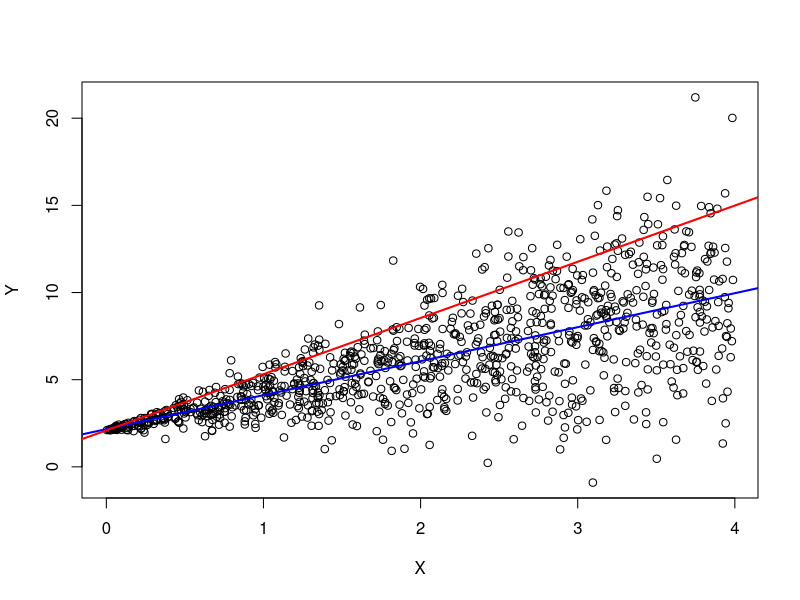
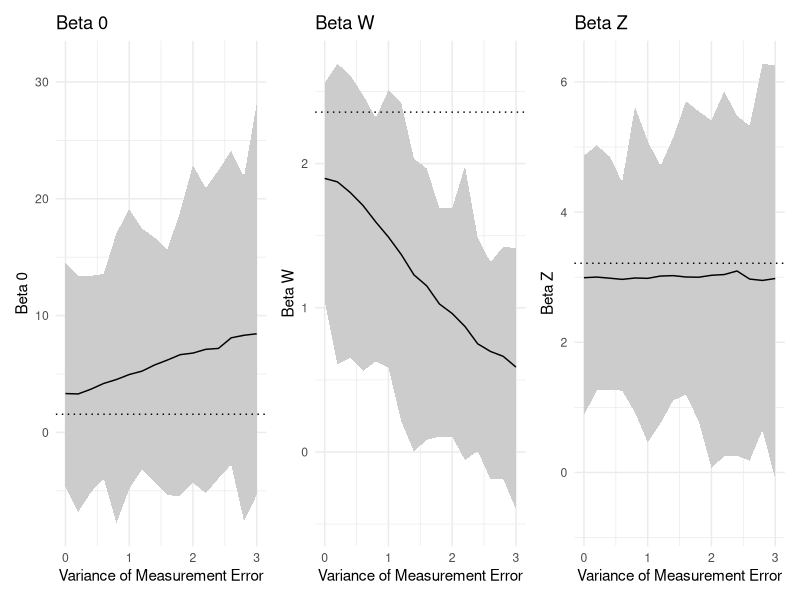
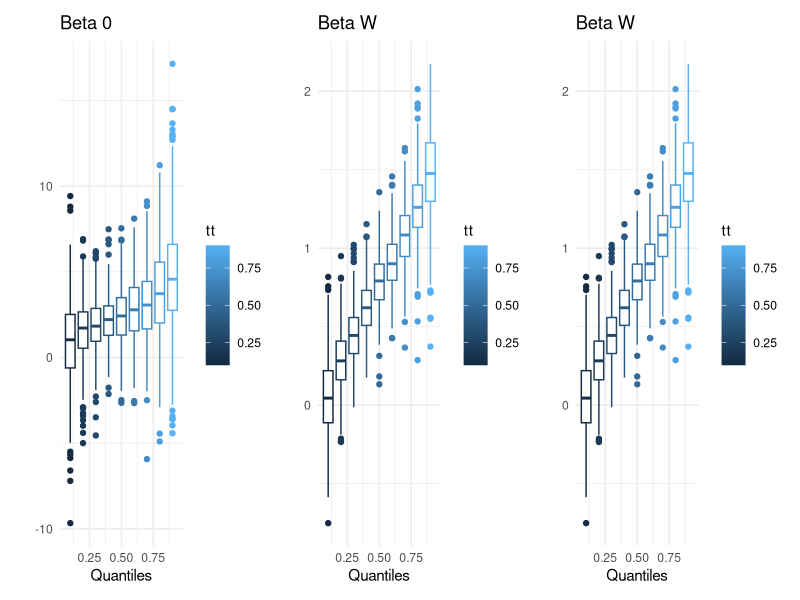

Here is the R script that generated these plots, in order:
library(ggplot2)
library(dplyr)
library(patchwork)
library(quantreg)


# primo esempio (solo per chiarire) -----------------------------------------------------------
n = 1000
sig=1
beta0 = 2.1
beta1 = 2
set.seed(12345)
X = runif(n, 0, 4)

#heteroskedastic error
eps <- X*rnorm(n,sd=sig) 
Y = beta0 + beta1*X + eps

beta0.90=beta0
# True slope of the .90 quantile function
beta1.90 = beta1 + qnorm(.90,sd=sig) 
beta1.90
library(quantreg)  
fit.90 = rq(Y ~ X, tau = .90)
summary(fit.90)

plot(X,Y)
abline(lm(Y~X), lwd=2, col="blue")
abline(rq(Y~X,tau=.9), lwd=2, col="red")

#lapply(seq(0.1, 0.9, by=0.1), function(tt) abline(rq(Y~X, tau=tt)))


# errore nella rq ---------------------------------------------------------
simulazione_rq <- function(n = 100, u_sigma = 0.75, tt=.9) {
  varX = 2
  varU = u_sigma
  varZ = 1
  x = as.matrix(rnorm(n, 3, varX), ncol = 1) # Unobservable variable
  z = as.matrix(rnorm(n, 5, varZ), ncol = 1) # Measurable variable (without any error)
  u = as.matrix(rnorm(n, 0, varU), ncol = 1) # Measurement error
  w = x + u                                  # Variable measuring X (with error)
  eps = x[1:n, 1] * rnorm(n, 0, 1)           # Heteroskedastic error
  
  b0 = 2
  bx = 1
  bz = 3
  y = b0 + bx * x[1:n, 1] + bz * z[1:n, 1] + eps
  dat = data.frame(y = y,
                   w = w,
                   z = z,
                   x = x)
  
 # tt = .9
  # modxz = rq(y ~ x + z, data = dat, tau = tt)
  # summary(modxz)
  
  modwz = rq(y ~ w + z, data = dat, tau = tt)
  summary(modwz)
  
}

#true parameters
set.seed(123)
varX = 2
varZ = 1
n=100
x = as.matrix(rnorm(n, 3, varX), ncol = 1) # variabile non osservabile
z = as.matrix(rnorm(n, 5, varZ), ncol = 1) # variabile osservabile senza errore

b0 = 2
bx = 1
bz = 3

eps = x[1:n, 1] * rnorm(n, 0, 1)
y = b0 + bx * x[1:n, 1] + bz * z[1:n, 1] + eps
dat = data.frame(y = y, z = z)

tt = .9
modxz = rq(y ~ x + z, data = dat, tau = tt)
true_coef=modxz$coefficients

#sim
u_sigma <- seq(0, 5, by=0.2)
n_sim <- 1:500
simulazione <- expand.grid(n_sim = n_sim, u_sigma = u_sigma)

simulazione_lista <- lapply(1:nrow(simulazione), 
                            function(x) simulazione_rq(n=100, u_sigma=simulazione[x, ]$u_sigma , tt=.9))


simulazione$beta0=sapply(simulazione_lista, function(x) coef(x)[1])
simulazione$betaW=sapply(simulazione_lista, function(x) coef(x)[2])
simulazione$betaZ=sapply(simulazione_lista, function(x) coef(x)[3])

#da rivedere questo pezzo perchè non funziona
# simulazione$beta0_se = sapply(simulazione_lista, function(x) summary(x,se = "boot")$coefficients[,2][1])
# simulazione$betaW_se = sapply(simulazione_lista, function(x) summary(x,se = "boot", bsmethod= "xy",R = 400)$coefficients[,2][2])
# simulazione$betaZ_se = sapply(simulazione_lista, function(x) summary(x,se = "boot", bsmethod= "xy",R = 400)$coefficients[,2][3])

x_bound=3

beta0 <- simulazione %>% 
  group_by(u_sigma) %>% 
  summarise(beta0_mean = mean(beta0), 
            beta0_min = min(beta0), 
            beta0_max = max(beta0)) %>% 
  ggplot() + 
  geom_ribbon(aes(x= u_sigma, 
                  ymin = beta0_min, 
                  ymax = beta0_max), fill="gray80") +
  geom_line(aes(u_sigma, beta0_mean)) +
  geom_hline(yintercept=true_coef[1], linetype="dotted") +
  theme_minimal() +
  xlab("Variance of Measurement Error") +
  ylab("Beta 0") +
  ggtitle("Beta 0") +
  xlim(c(0, x_bound))

betaW <- simulazione %>% 
  group_by(u_sigma) %>% 
  summarise(betaW_mean = mean(betaW), 
            betaW_min = min(betaW), 
            betaW_max = max(betaW)) %>% 
  ggplot() + 
  geom_ribbon(aes(x= u_sigma, 
                  ymin = betaW_min, 
                  ymax = betaW_max), fill="gray80") +
  geom_line(aes(u_sigma, betaW_mean)) +
  geom_hline(yintercept=true_coef[2], linetype="dotted") +
  theme_minimal() +
  xlab("Variance of Measurement Error") +
  ylab("Beta W") +
  ggtitle("Beta W")+
  xlim(c(0, x_bound))

betaZ <- simulazione %>% 
  group_by(u_sigma) %>% 
  summarise(betaZ_mean = mean(betaZ), 
            betaZ_min = min(betaZ), 
            betaZ_max = max(betaZ)) %>% 
  ggplot() + 
  geom_ribbon(aes(x= u_sigma, 
                  ymin = betaZ_min, 
                  ymax = betaZ_max), fill="gray80") +
  geom_line(aes(u_sigma, betaZ_mean)) +
  geom_hline(yintercept=true_coef[3], linetype="dotted") +
  theme_minimal() +
  xlab("Variance of Measurement Error") +
  ylab("Beta Z") +
  ggtitle("Beta Z")+
  xlim(c(0, x_bound))


beta0 | betaW | betaZ


# plot SE - not working ---------------------------------------------------
# beta0_se <- simulazione %>% 
#   group_by(u_sigma) %>% 
#   summarise(beta0_se_mean = mean(beta0_se), 
#             beta0_se_min = min(beta0_se), 
#             beta0_se_max = max(beta0_se)) %>% 
#   ggplot() + 
#   geom_ribbon(aes(x= u_sigma, 
#                   ymin = beta0_se_min, 
#                   ymax = beta0_se_max), fill="gray80") +
#   geom_line(aes(u_sigma, beta0_se_mean)) +
#   theme_minimal() +
#   xlab("Varianza Errore di Misura") +
#   ylab("Beta 0 SE") +
#   ggtitle("Beta 0 SE") +
#   xlim(c(0, 1))
# 
# betaW_se <- simulazione %>% 
#   group_by(u_sigma) %>% 
#   summarise(betaW_se_mean = mean(betaW_se), 
#             betaW_se_min = min(betaW_se), 
#             betaW_se_max = max(betaW_se)) %>% 
#   ggplot() + 
#   geom_ribbon(aes(x= u_sigma, 
#                   ymin = betaW_se_min, 
#                   ymax = betaW_se_max), fill="gray80") +
#   geom_line(aes(u_sigma, betaW_se_mean)) +
#   theme_minimal() +
#   xlab("Varianza Errore di Misura") +
#   ylab("Beta W SE") +
#   ggtitle("Beta W SE") +
#   xlim(c(0, 1))
# 
# betaZ_se <- simulazione %>% 
#   group_by(u_sigma) %>% 
#   summarise(betaZ_se_mean = mean(betaZ_se), 
#             betaZ_se_min = min(betaZ_se), 
#             betaZ_se_max = max(betaZ_se)) %>% 
#   ggplot() + 
#   geom_ribbon(aes(x= u_sigma, 
#                   ymin = betaZ_se_min, 
#                   ymax = betaZ_se_max), fill="gray80") +
#   geom_line(aes(u_sigma, betaZ_se_mean)) +
#   theme_minimal() +
#   xlab("Varianza Errore di Misura") +
#   ylab("Beta Z SE") +
#   ggtitle("Beta Z SE") +
#   xlim(c(0, 1))


# errore nelle stime per diversi quantili ---------------------------------

u_sigma <- 1
n_sim <- 1:500
tt = seq(0.1,0.9,0.1)
simulazione_2 <- expand.grid(n_sim = n_sim, tt = tt)

simulazione_lista <- lapply(1:nrow(simulazione_2), 
                            function(x) simulazione_rq(n=100, tt=simulazione_2[x, ]$tt , u_sigma =1))


simulazione_2$beta0=sapply(simulazione_lista, function(x) coef(x)[1])
simulazione_2$betaW=sapply(simulazione_lista, function(x) coef(x)[2])
simulazione_2$betaZ=sapply(simulazione_lista, function(x) coef(x)[3])

true_par=matrix(0,ncol=length(tt),nrow=3)
set.seed(123)
varX = 2
varZ = 1
n=100
x = as.matrix(rnorm(n, 3, varX), ncol = 1) # variabile non osservabile
z = as.matrix(rnorm(n, 5, varZ), ncol = 1) # variabile osservabile senza errore
b0 = 2
bx = 1
bz = 3
eps = x[1:n, 1] * rnorm(n, 0, 1)
y = b0 + bx * x[1:n, 1] + bz * z[1:n, 1] + eps
dat = data.frame(y = y, z = z)
for(i in 1:length(tt)){

  modxz = rq(y ~ x + z, data = dat, tau = tt[i])
  true_par[,i]=modxz$coefficients
}

#boxplot delle simulazioni, sarebbe carino aggiungere ai vari boxplot
#il valore "reale" del parametro come allocato in true_par

beta0q <- simulazione_2 %>%  
  group_by(tt) %>%  
  ggplot(aes(x=tt,y=beta0,color=tt,group=tt)) + 
  geom_boxplot()+
  theme_minimal() +
  xlab("Quantiles") +
  ylab(" ")+
  ggtitle("Beta 0")

betaZq <- simulazione_2 %>%  
  group_by(tt) %>%  
  ggplot(aes(x=tt,y=betaW,color=tt,group=tt)) + 
  geom_boxplot()+
  theme_minimal() +
  xlab("Quantiles") +
  ylab(" ")+
  ggtitle("Beta W")

betaWq <- simulazione_2 %>%  
  group_by(tt) %>%  
  ggplot(aes(x=tt,y=betaW,color=tt,group=tt)) + 
  geom_boxplot()+
  theme_minimal() +
  xlab("Quantiles") +
  ylab(" ")+
  ggtitle("Beta W")

beta0q | betaWq | betaZq
